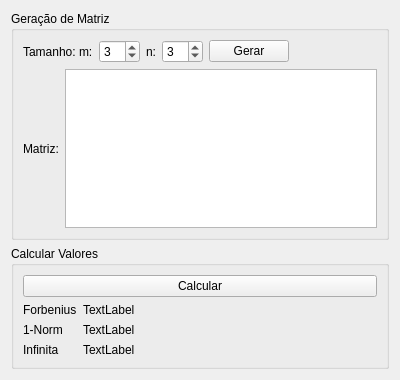
<?xml version="1.0" encoding="UTF-8"?>
<ui version="4.0">
 <class>MatrixNormTab</class>
 <widget class="QWidget" name="MatrixNormTab">
  <property name="geometry">
   <rect>
    <x>0</x>
    <y>0</y>
    <width>400</width>
    <height>380</height>
   </rect>
  </property>
  <property name="windowTitle">
   <string>Form</string>
  </property>
  <layout class="QVBoxLayout" name="verticalLayout">
   <item>
    <widget class="QGroupBox" name="groupBox">
     <property name="title">
      <string>Geração de Matriz</string>
     </property>
     <layout class="QVBoxLayout" name="verticalLayout_2">
      <item>
       <layout class="QHBoxLayout" name="horizontalLayout">
        <item>
         <widget class="QLabel" name="label">
          <property name="text">
           <string>Tamanho: m:</string>
          </property>
         </widget>
        </item>
        <item>
         <widget class="QSpinBox" name="m_spinBox">
          <property name="minimum">
           <number>1</number>
          </property>
          <property name="value">
           <number>3</number>
          </property>
         </widget>
        </item>
        <item>
         <widget class="QLabel" name="label_5">
          <property name="text">
           <string>n:</string>
          </property>
         </widget>
        </item>
        <item>
         <widget class="QSpinBox" name="n_spinBox">
          <property name="minimum">
           <number>1</number>
          </property>
          <property name="value">
           <number>3</number>
          </property>
         </widget>
        </item>
        <item>
         <widget class="QPushButton" name="gen_pushButton">
          <property name="text">
           <string>Gerar</string>
          </property>
         </widget>
        </item>
        <item>
         <spacer name="horizontalSpacer">
          <property name="orientation">
           <enum>Qt::Horizontal</enum>
          </property>
          <property name="sizeHint" stdset="0">
           <size>
            <width>40</width>
            <height>20</height>
           </size>
          </property>
         </spacer>
        </item>
       </layout>
      </item>
      <item>
       <layout class="QHBoxLayout" name="horizontalLayout_5">
        <item>
         <widget class="QLabel" name="label_8">
          <property name="text">
           <string>Matriz:</string>
          </property>
         </widget>
        </item>
        <item>
         <widget class="QTableWidget" name="M_tableWidget">
          <attribute name="horizontalHeaderDefaultSectionSize">
           <number>60</number>
          </attribute>
          <attribute name="horizontalHeaderMinimumSectionSize">
           <number>60</number>
          </attribute>
          <attribute name="verticalHeaderMinimumSectionSize">
           <number>30</number>
          </attribute>
         </widget>
        </item>
       </layout>
      </item>
     </layout>
    </widget>
   </item>
   <item>
    <widget class="QGroupBox" name="groupBox_2">
     <property name="title">
      <string>Calcular Valores</string>
     </property>
     <layout class="QVBoxLayout" name="verticalLayout_3">
      <item>
       <layout class="QHBoxLayout" name="horizontalLayout_4">
        <item>
         <widget class="QPushButton" name="calc_pushButton">
          <property name="text">
           <string>Calcular</string>
          </property>
         </widget>
        </item>
       </layout>
      </item>
      <item>
       <layout class="QFormLayout" name="formLayout_2">
        <item row="0" column="0">
         <widget class="QLabel" name="label_2">
          <property name="text">
           <string>Forbenius</string>
          </property>
         </widget>
        </item>
        <item row="0" column="1">
         <widget class="QLabel" name="normForb_label">
          <property name="text">
           <string>TextLabel</string>
          </property>
         </widget>
        </item>
        <item row="1" column="0">
         <widget class="QLabel" name="label_3">
          <property name="text">
           <string>1-Norm</string>
          </property>
         </widget>
        </item>
        <item row="1" column="1">
         <widget class="QLabel" name="norm1_label">
          <property name="text">
           <string>TextLabel</string>
          </property>
         </widget>
        </item>
        <item row="2" column="0">
         <widget class="QLabel" name="label_4">
          <property name="text">
           <string>Infinita</string>
          </property>
         </widget>
        </item>
        <item row="2" column="1">
         <widget class="QLabel" name="normInf_label">
          <property name="text">
           <string>TextLabel</string>
          </property>
         </widget>
        </item>
       </layout>
      </item>
     </layout>
    </widget>
   </item>
  </layout>
 </widget>
 <resources/>
 <connections/>
</ui>
